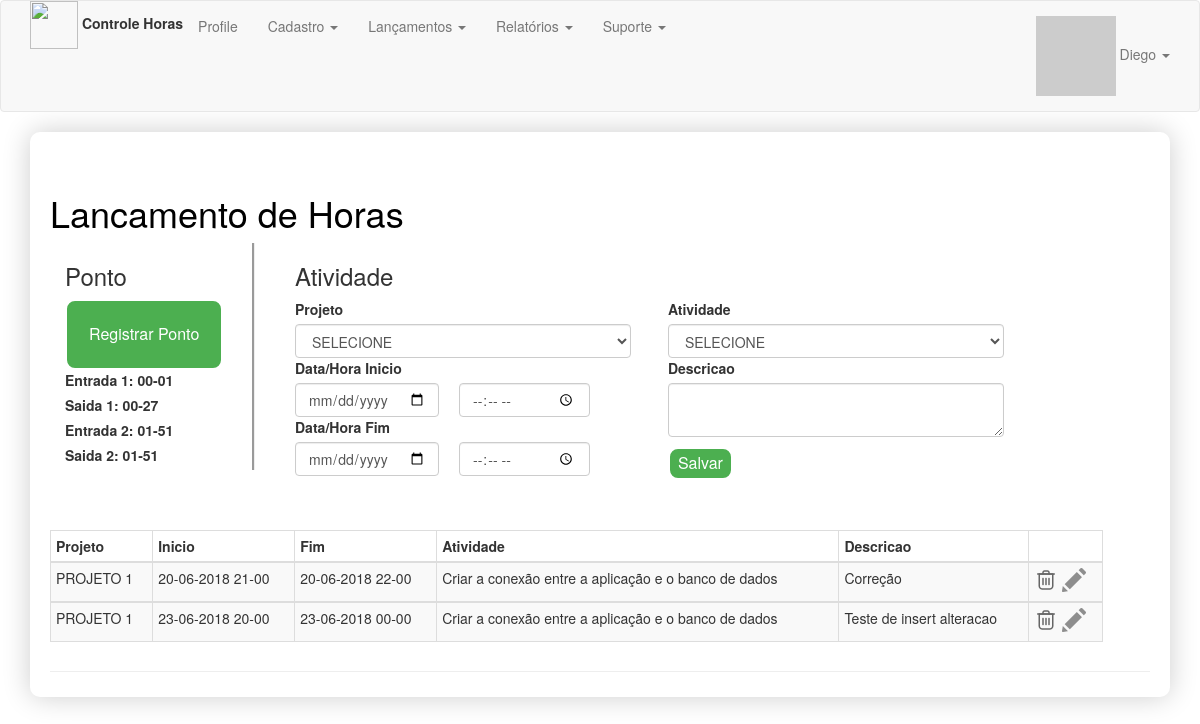
Page /lancamentos/ (signed in) on the committed database.
### app/models.py (models this page shows, shortened)
class User(UserMixin, db.Model):
    __tablename__ = 'users'
    id = db.Column(db.Integer, primary_key=True, autoincrement=True)
    email = db.Column(db.String(64), nullable=False, unique=True, index=True)
    username = db.Column(db.String(64), nullable=False, unique=True, index=True)
    is_admin = db.Column(db.Boolean)
    password_hash = db.Column(db.String(256))
    name = db.Column(db.String(64))
    location = db.Column(db.String(64))
    bio = db.Column(db.Text)
    member_since = db.Column(db.DateTime(), default=datetime.utcnow)
    avatar_hash = db.Column(db.String(256))
    talks = db.relationship('Talk', lazy='dynamic', backref='author')
    @property
    def password(self):
        raise AttributeError('password is not a readable attribute')
    def gravatar(self, size=100, default='identicon', rating='g'):
        if request.is_secure:
            url = 'https://secure.gravatar.com/avatar'
        else:
            url = 'http://www.gravatar.com/avatar'
        hash = self.avatar_hash or hashlib.md5(self.email.encode('utf-8')).hexdigest()
        return "{url}/{hash}?s={size}&d={default}&r={rating}".format(url=url, hash=hash, size=size, default=default, rating=rating)

class Ponto(db.Model):
    __tablename__ = 'ponto'
    id = db.Column(db.Integer, primary_key=True, autoincrement=True)
    data_lancamento = db.Column(db.Date)
    hora_inicio_1 = db.Column(db.DateTime)
    hora_fim_1 = db.Column(db.DateTime)
    hora_inicio_2 = db.Column(db.DateTime)
    hora_fim_2 = db.Column(db.DateTime)
    hora_inicio_3 = db.Column(db.DateTime)
    hora_fim_3 = db.Column(db.DateTime)
    funcionario_id = db.Column(db.Integer, db.ForeignKey('funcionario.id'))
    funcionarios = db.relationship('Funcionario', backref="funcionariosPonto", lazy=True)

class LancamentoHoras(db.Model):
    __tablename__ = 'lancamento_horas'
    id = db.Column(db.Integer, primary_key=True, autoincrement=True)
    data_hora_inicio = db.Column(db.DateTime)
    data_hora_fim = db.Column(db.DateTime)
    atividade_id = db.Column(db.Integer, db.ForeignKey('atividade.id'))
    projeto_id = db.Column(db.Integer, db.ForeignKey('projeto.id'))
    funcionario_id = db.Column(db.Integer, db.ForeignKey('funcionario.id'))
    descricao = db.Column(db.Text())
    funcionarios = db.relationship('Funcionario', backref="funcionariosHoras", lazy=True)
    projetos = db.relationship('Projeto', backref="projetosHoras", lazy=True)
    atividades = db.relationship('Atividade', backref="atividadesHoras", lazy=True)

class Projeto(db.Model):
    __tablename__= 'projeto'
    id = db.Column(db.Integer, primary_key=True, autoincrement=True)
    nome = db.Column(db.Text())
    cliente_id = db.Column(db.Integer, db.ForeignKey('clientes.id'))
    descricao = db.Column(db.Text())
    clientes = db.relationship('Cliente', backref="clientes", lazy=True)

class Atividade(db.Model):
    __tablename__= 'atividade'
    id = db.Column(db.Integer, primary_key=True, autoincrement=True)
    descricao = db.Column(db.Text())

### app/lancamentos/routes.py (the view)
@lancamentos.route('/')
def carregarLancamentos():
    user = User.query.filter_by(email=session["session_name"]).first_or_404()
    funcionario = Funcionario.query.filter(Funcionario.matricula == user.id).first()
    atividade = Atividade.query.all()
    projeto = FuncionarioProjeto.query.join(FuncionarioProjeto.projetos).filter(FuncionarioProjeto.funcionario_id == funcionario.id).all()
    dataHoje = datetime.now().date()
    temPonto = Ponto.query.filter(Ponto.funcionario_id == funcionario.id, Ponto.data_lancamento == dataHoje).first()
    atividadeLancList = LancamentoHoras.query.join(LancamentoHoras.projetos).join(LancamentoHoras.atividades).filter(\
        LancamentoHoras.funcionario_id == funcionario.id).order_by(LancamentoHoras.data_hora_inicio)
    return render_template('lancamentos/lancamentosCadastro.html', projetoList=projeto, atividadeList=atividade, temPonto=temPonto, dataHoje=dataHoje, atividadeLancList=atividadeLancList)

### app/models.py (called while the page is built)
@login_manager.user_loader
def load_user(user_id):
    return User.query.get(int(user_id))

### app/templates/lancamentos/lancamentosCadastro.html (shortened to what this page needs)
{% extends "base.html" %}
{% import "bootstrap/wtf.html" as wtf %}
{% block page_content %}
<div class="page-header" style="">
    <div class="container">
        <div class="row">
            <h1>Lancamento de Horas</h1>
            <div class="col-sm-12">
                <div class="col-sm-2" style="border-right:groove;">
                    <div class="row">
                        <h3>Ponto</h3>
                        <form method="post" action="/lancamentos/salvarPonto">
                            <div>
                                <input type="submit" class="button" name="btnInicio" value="Registrar Ponto">
                            </div>
                            {% if temPonto != None %}
                            <div>
                                {% if temPonto.hora_inicio_1 != None %}
                                <label>Entrada 1: {{temPonto.hora_inicio_1.strftime("%H-%M")}}</label>
                                {% endif%}
                            </div>
                            <div>
                                {% if temPonto.hora_fim_1 != None %}
                                <label>Saida 1: {{temPonto.hora_fim_1.strftime("%H-%M")}}</label>
                                {% endif%}
                            </div>
                            <div>
                                {% if temPonto.hora_inicio_2 != None %}
                                <label>Entrada 2: {{temPonto.hora_inicio_2.strftime("%H-%M")}}</label>
                                {% endif%}
                            </div>
                            <div>
                                {% if temPonto.hora_fim_2 != None %}
                                <label>Saida 2: {{temPonto.hora_fim_2.strftime("%H-%M")}}</label>
                                {% endif%}
                            </div>
                            {% endif%}
                        </form>
                    </div>
                </div>
                <div class="col-sm-10" style="padding-left:40px;">
                    <form method="post" action="/lancamentos/salvarAtividade">
                        <h3>Atividade</h3>
                        <div class="col-sm-5">
                            <div class="row">
                                <div style="padding-right:20px">
                                    <label>Projeto</label>
                                </div>
                                <div>
                                    <select name="selectProjeto" class="form-control" style="width:90%">
                                        <option value="0">SELECIONE</option>
                                    </select>
                                </div>
                            </div>
                            <div class="row">
                                <div>
                                    <label>Data/Hora Inicio</label>
                                </div>
                                <div style="float:left; padding-right:20px">
                                    <input name="txtDtInicio" class="form-control" type="date">
                                </div>
                                <div>
                                    <input name="txtHoraInicio" style="width:35%" class="form-control" type="time">
                                </div>
                            </div>
                            <div class="row">
                                <div>
                                    <label>Data/Hora Fim</label>
                                </div>
                                <div style="float:left; padding-right:20px">
                                    <input name="txtDtFim" class="form-control" type="date">
                                </div>
                                <div>
                                    <input name="txtHoraFim" style="width:35%" class="form-control" type="time">
                                </div>
                            </div>
                        </div>
                        <div class="col-sm-5">
                            <div class="row">
                                <div style="padding-right:20px">
                                    <label>Atividade</label>
                                </div>
                                <div>
                                    <select name="selectAtividade" class="form-control" style="width:90%">
                                        <option value="0">SELECIONE</option>
                                    </select>
                                </div>
                            </div>
                            <div class="row">
                                <div style="padding-right:20px">
                                    <label>Descricao</label>
                                </div>
                                <div>
                                    <textarea name="txtDescricao" style="width:90%" class="form-control"></textarea>
                                </div>
                                <div style="padding-top:10px">
                                    <input type="submit" class="buttonSalvar" value="Salvar">
                                </div>
                            </div>
                        </div>
                    </form>
                </div>
            </div>
            <div class="col-sm-12">
                <div class="row" style="padding-top:50px;">
                    <form method="post" action="/lancamentos/removerAtividade">
                        <div class="table-responsive">
                            <table class="table table-striped table-bordered table-hover table-condensed"
                                   style="width:90%">
                                <thead class="thead-dark">
                                <tr>
                                    <th>Projeto</th>
                                    <th>Inicio</th>
                                    <th>Fim</th>
                                    <th>Atividade</th>
                                    <th>Descricao</th>
                                    <th></th>
                                </tr>
                                </thead>
                                {% for atividade in atividadeLancList %}
                                <tbody>
                                <tr>
                                    <td>{{atividade.projetos.nome}}</td>
                                    <td>{{atividade.data_hora_inicio.strftime("%d-%m-%Y %H-%M")}}</td>
                                    <td>{{atividade.data_hora_fim.strftime("%d-%m-%Y %H-%M")}}</td>
                                    <td>{{atividade.atividades.descricao}}</td>
                                    <td>{{atividade.descricao}}</td>
                                    <td width="7%">
                                        <input type="image"
                                               src="{{ url_for('static', filename='imagens/remover.png') }}"
                                               width="24"
                                               height="24" value="{{atividade.id}}" name="remover">
                                        <input type="image" src="{{ url_for('static', filename='imagens/edit.png') }}"
                                               width="24"
                                               height="24" value="{{atividade.id}}" name="edit"></td>
                                </tr>
                                </tbody>
                                {% endfor %}
                            </table>
                        </div>
                    </form>
                </div>
            </div>
        </div>
    </div>
</div>
{% endblock %}

### app/templates/base.html (shortened to what this page needs)
{% extends "bootstrap/base.html" %}
{% block head %}
{{ super() }}
{% endblock %}
{% block styles %}
{{ super() }}
    <link rel="stylesheet" type="text/css" href="{{ url_for('static', filename='css/estilo.css') }}">
{% endblock %}
{% block navbar %}
<div class="navbar navbar-default" role="navigation">
    <div class="container">
        <div class="nav navbar-nav navbar-left">
           <img src="{{ url_for('static', filename='imagens/time.png') }}" width="48" height="48">
            <label>Controle Horas</label>
        </div>
        <ul class="nav navbar-nav">
            {% if current_user.is_authenticated %}
            <li><a href="{{ url_for('talks.user', username=current_user.username) }}">Profile</a></li>
            {% endif %}
        </ul>
        <ul class="nav navbar-nav">
            {% if ((current_user.is_authenticated) and (current_user.is_admin)) %}
            <li class="dropdown">
                <a class="dropdown-toggle" data-toggle="dropdown" href="#">Cadastro
                    <span class="caret"></span></a>
            </li>
            {% endif %}
            {% if (current_user.is_authenticated)%}
            <li class="dropdown">
            <a class="dropdown-toggle" data-toggle="dropdown" href="#">Lançamentos
                <span class="caret"></span></a>
            </li>
            <li class="dropdown">
                <a class="dropdown-toggle" data-toggle="dropdown" href="#">Relatórios
                    <span class="caret"></span></a>
            </li>
            <li class="dropdown">
                <a class="dropdown-toggle" data-toggle="dropdown" href="#">Suporte
                    <span class="caret"></span></a>
            </li>
            {% endif %}
        </ul>
        <ul class="nav navbar-nav navbar-right">
            {% if not current_user.is_authenticated %}
            <li><a href="{{ url_for('auth.login') }}">Login</a></li>
            {% else %}
            <li class="dropdown">
                <a href="#" class="dropdown-toggle" data-toggle="dropdown">
                    <img src="{{ current_user.gravatar(size=18) }}">
                    {{ current_user.username }}
                    <b class="caret"></b>
                </a>
            </li>
            {% endif %}
        </ul>
    </div>
</div>
{% endblock %}
{% block content %}
<div class="container">
    <div class="demo">
        {% block page_content %}{% endblock %}
    </div>
</div>
{% endblock %}

### app/static/css/estilo.css (style rules this page uses)
.demo { padding: 1px 20px 5px 20px; -webkit-box-shadow: 0px 0px 28px 0px rgba(0,0,0,0.2); box-shadow: 0px 0px 28px 0px rgba(0,0,0,0.2); border-radius: 10px; }
h1 { color: black; text-align: left; padding: 0px; }
.button { background-color: #4CAF50; border: none; color: white; padding: 20px; text-align: center; text-decoration: none; display: inline-block; font-size: 16px; margin: 2px 2px; cursor: pointer; border-radius: 8px; border: 2px solid #4CAF50; }
.buttonSalvar { background-color: #4CAF50; border: none; color: white; text-align: center; text-decoration: none; display: inline-block; font-size: 16px; margin: 2px 2px; cursor: pointer; border-radius: 8px; border: 2px solid #4CAF50; }

### rows in the picture
User: username "Diego"
Ponto: hora_inicio_1 "00-01", hora_fim_1 "00-27", hora_inicio_2 "01-51", hora_fim_2 "01-51"
LancamentoHoras: projetos.nome "PROJETO 1", data_hora_inicio "20-06-2018 21-00", data_hora_fim "20-06-2018 22-00", atividades.descricao "Criar a conexão entre a aplicação e o banco de dados", descricao "Correção"
LancamentoHoras: projetos.nome "PROJETO 1", data_hora_inicio "23-06-2018 20-00", data_hora_fim "23-06-2018 00-00", atividades.descricao "Criar a conexão entre a aplicação e o banco de dados", descricao "Teste de insert alteracao"
